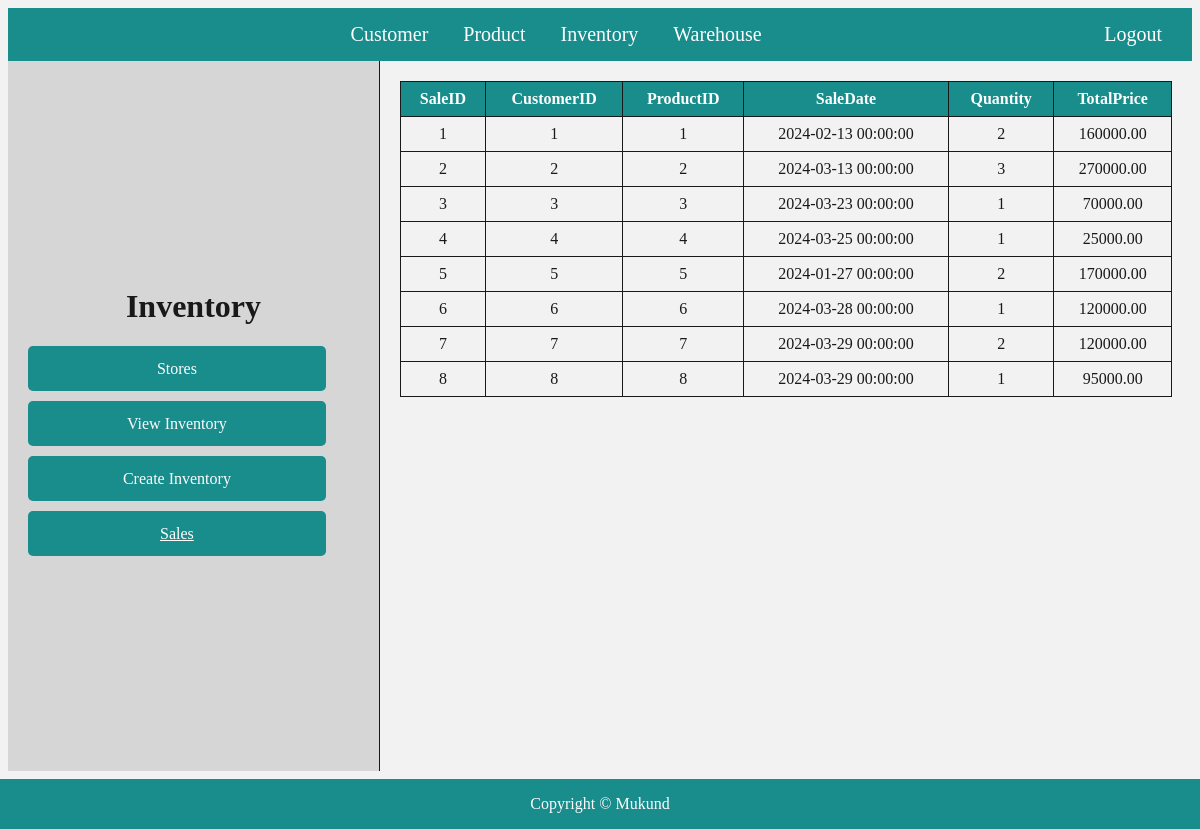
Screenshot of /admin/inventory/sales.php with the database file from the repository.
### tables this page shows
CREATE TABLE Sales (
    SaleID INT AUTO_INCREMENT PRIMARY KEY,
    CustomerID INT,
    ProductID INT,
    SaleDate TIMESTAMP DEFAULT CURRENT_TIMESTAMP,
    Quantity INT check(Quantity>=0),
    TotalPrice DECIMAL(10, 2),
    FOREIGN KEY (CustomerID) REFERENCES Customers(CustomerID) ON DELETE CASCADE ON UPDATE CASCADE,
    FOREIGN KEY (ProductID) REFERENCES Products(ProductID) ON DELETE CASCADE ON UPDATE CASCADE
);

### admin/inventory/sales.php (the view, shortened to what this page needs)
<!DOCTYPE html>
<html>
<head>
    <link rel="stylesheet" href="admindashboard.css">
    <link rel="stylesheet" href="customer.css">
    <link rel="stylesheet" href="table.css">
</head>
<body>
<div class="navbar">
    <a href="../customer/customer.php">Customer</a>
        <a href="../product/product.php">Product</a>
        <a href="inventory.php">Inventory</a>
        <a href="../warehouse/warehouse.php">Warehouse</a>
        <a href="logout.php" class="logout">Logout</a>
    </div>
    <div class="main">
            <div class="sidebar">
            <h1 style="display: block; text-align: center;">Inventory</h1>
            <a href="stores.php">Stores</a>
            <a href="viewinventory.php">View Inventory</a>
            <a href="addinventory.php">Create Inventory</a>
            <a href="sales.php" class="active">Sales</a>
        </div>
        <div class="content">
            <?php include "connection.php";?>
            <table>
                <tr>
                   <th>SaleID</th>
                   <th>CustomerID</th>
                    <th>ProductID</th>
                    <th>SaleDate</th>
                    <th>Quantity</th>
                    <th>TotalPrice</th>
                </tr>
            <?php
                $query="select * from Sales";
                $data=mysqli_query($con,$query);
                $result=mysqli_num_rows($data);
                if($result){
                 while($row=mysqli_fetch_array($data)){
                 ?>
                 <tr>
                    <td><?php echo $row['SaleID']?></td>
                    <td><?php echo $row['CustomerID']?></td>
                    <td><?php echo $row['ProductID']?></td>
                    <td><?php echo $row['SaleDate']?></td>
                    <td><?php echo $row['Quantity']?></td>
                    <td><?php echo $row['TotalPrice']?></td>
                </tr>
                 <?php
                 }
                }
                else
            {
            ?>
             <tr>
                <td>No record found</td>
             </tr>
             <?php
             }
           ?>
            </table>
        </div>
    </div>
    <div class="footer">
        <p>Copyright © Mukund</p>
    </div>
</body>
</html>

### admin/inventory/admindashboard.css (style rules this page uses)
body { background-color: #f2f2f2; opacity: 0.9; z-index: -1; }
.navbar { background-color: #008080; color: white; padding: 15px; text-align: center; font-size: 20px; }
.navbar a { color: white; text-decoration: none; margin: 0 15px; }
.logout { color: red; float: right; }
.main { display: flex; justify-content: space-around; padding: 0px; padding-bottom: 50px; }
.sidebar { width: 30%; border-right: 1px solid #000; padding: 20px; height: calc(100vh - 130px); background-color: #d3d3d3; }
.content { width: 70%; padding: 20px; }
.footer { position: fixed; left: 0; bottom: 0; width: 100%; background-color: #008080; color: white; text-align: center; }

### admin/inventory/customer.css (style rules this page uses)
.sidebar { width: 30%; border-right: 1px solid #000; display: flex; flex-direction: column; justify-content: center; padding: 20px; height: calc(100vh - 130px); background-color: #d3d3d3; }
.sidebar a { display: block; width: 90%; border: none; text-align: center; text-decoration: none; border-radius: 5px; padding: 0px; margin-bottom: 10px; background-color: #008080; color: white; cursor: pointer; line-height: 45px; }

### admin/inventory/table.css (style rules this page uses)
table { width: 100%; border-collapse: collapse; }
th { background-color: #008080; color: white; }
td, th { border: 1px solid #000; padding: 8px; text-align: center; }

### admin/inventory/sales.php (style rules this page uses)
.active { text-decoration : underline !important; }

### rows the page displays
sales: SaleID "1", CustomerID "1", ProductID "1", SaleDate "2024-02-13 00:00:00", Quantity "2", TotalPrice "160000.00"
sales: SaleID "2", CustomerID "2", ProductID "2", SaleDate "2024-03-13 00:00:00", Quantity "3", TotalPrice "270000.00"
sales: SaleID "3", CustomerID "3", ProductID "3", SaleDate "2024-03-23 00:00:00", Quantity "1", TotalPrice "70000.00"
sales: SaleID "4", CustomerID "4", ProductID "4", SaleDate "2024-03-25 00:00:00", Quantity "1", TotalPrice "25000.00"
sales: SaleID "5", CustomerID "5", ProductID "5", SaleDate "2024-01-27 00:00:00", Quantity "2", TotalPrice "170000.00"
sales: SaleID "6", CustomerID "6", ProductID "6", SaleDate "2024-03-28 00:00:00", Quantity "1", TotalPrice "120000.00"
sales: SaleID "7", CustomerID "7", ProductID "7", SaleDate "2024-03-29 00:00:00", Quantity "2", TotalPrice "120000.00"
sales: SaleID "8", CustomerID "8", ProductID "8", SaleDate "2024-03-29 00:00:00", Quantity "1", TotalPrice "95000.00"
